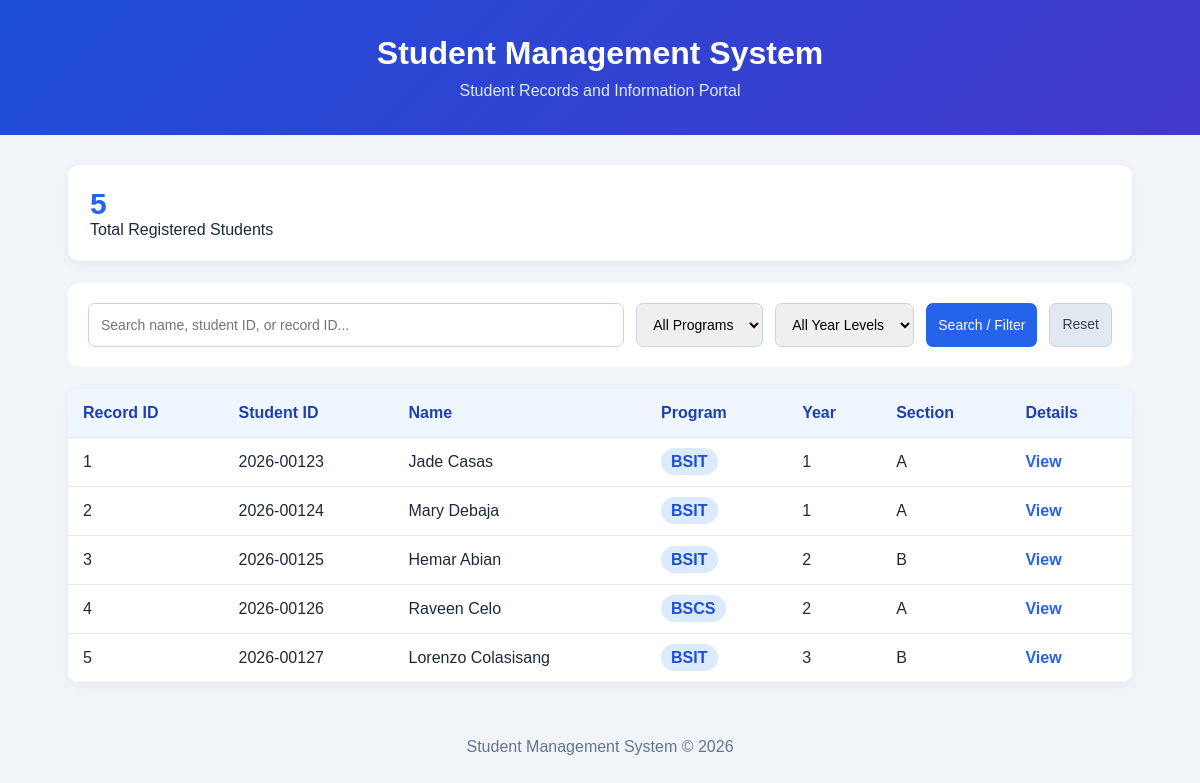
The page / on the database its author committed.
### tables this page shows
CREATE TABLE students (
            id INTEGER PRIMARY KEY AUTOINCREMENT,
            student_id TEXT NOT NULL,
            name TEXT NOT NULL,
            program TEXT NOT NULL,
            year INTEGER NOT NULL,
            section TEXT NOT NULL
        );

### app.py (the view, shortened to what this page needs)
@app.route("/")
def home():
    search = request.args.get("search", "").strip()
    program = request.args.get("program", "").strip()
    year = request.args.get("year", "").strip()
    query = "SELECT * FROM students WHERE 1=1"
    params = []
    if program:
        query += " AND program = ?"
        params.append(program)
    if year in ("1", "2", "3", "4"):
        query += " AND year = ?"
        params.append(int(year))
    query += " ORDER BY id ASC"
    conn = get_db_connection()
    students = conn.execute(query, params).fetchall()
    total = conn.execute(
        "SELECT COUNT(*) FROM students"
    ).fetchone()[0]
    conn.close()
    return render_template(
        "index.html",
        students=students,
        search=search,
        selected_program=program,
        selected_year=year,
        total=total
    )

### app.py (called while the page is built)
def get_db_connection():
    conn = sqlite3.connect(DATABASE)
    conn.row_factory = sqlite3.Row
    return conn

### templates/index.html (shortened to what this page needs)
<!DOCTYPE html>
<html lang="en">
<head>
</head>
<body>
    <header>
        <h1>Student Management System</h1>
        <p>Student Records and Information Portal</p>
    </header>
    <main>
        <section class="summary">
            <strong>{{ total }}</strong>
            <span>Total Registered Students</span>
        </section>
        <form class="filters" method="GET" action="/">
            <input
                type="text"
                name="search"
                placeholder="Search name, student ID, or record ID..."
                value="{{ search }}"
            >
            <select name="program">
                <option value="">All Programs</option>
            </select>
            <select name="year">
                <option value="">All Year Levels</option>
            </select>
            <button type="submit">Search / Filter</button>
            <a class="reset" href="/">Reset</a>
        </form>
        <div class="table-wrap">
            {% if students %}
            <table>
                <thead>
                    <tr>
                        <th>Record ID</th>
                        <th>Student ID</th>
                        <th>Name</th>
                        <th>Program</th>
                        <th>Year</th>
                        <th>Section</th>
                        <th>Details</th>
                    </tr>
                </thead>
                <tbody>
                    {% for student in students %}
                    <tr>
                        <td>{{ student.id }}</td>
                        <td>{{ student.student_id }}</td>
                        <td>{{ student.name }}</td>
                        <td><span class="badge">{{ student.program }}</span></td>
                        <td>{{ student.year }}</td>
                        <td>{{ student.section }}</td>
                        <td>
                            <a class="view"
                               href="/students/{{ student.id }}">
                               View
                            </a>
                        </td>
                    </tr>
                    {% endfor %}
                </tbody>
            </table>
            {% else %}
            <div class="empty">
                <h3>No students found</h3>
                <p>Try another search or reset the filters.</p>
            </div>
            {% endif %}
        </div>
    </main>
    <footer>
        Student Management System &copy; 2026
    </footer>
</body>
</html>

### templates/index.html (style rules this page uses)
* { box-sizing: border-box; }
body { margin: 0; font-family: Arial, sans-serif; background: #f1f5f9; color: #1e293b; }
header { background: linear-gradient(135deg, #1d4ed8, #4338ca); color: white; padding: 35px 20px; text-align: center; }
header h1 { margin: 0 0 10px; }
header p { margin: 0; color: #dbeafe; }
main { max-width: 1100px; margin: 30px auto; padding: 0 18px; }
.summary { background: white; padding: 22px; border-radius: 12px; margin-bottom: 22px; box-shadow: 0 3px 12px #0000000d; }
.summary strong { font-size: 30px; color: #2563eb; display: block; }
.filters { display: flex; flex-wrap: wrap; gap: 12px; background: white; padding: 20px; border-radius: 12px; margin-bottom: 22px; }
input, select, button, .reset { padding: 12px; border-radius: 7px; border: 1px solid #cbd5e1; font-size: 14px; }
input { flex: 1; min-width: 180px; }
button { background: #2563eb; color: white; border: none; cursor: pointer; }
.reset { text-decoration: none; color: #334155; background: #e2e8f0; }
.table-wrap { overflow-x: auto; background: white; border-radius: 12px; box-shadow: 0 3px 12px #0000000d; }
table { width: 100%; border-collapse: collapse; min-width: 650px; }
th, td { padding: 15px; text-align: left; border-bottom: 1px solid #e2e8f0; }
th { background: #eff6ff; color: #1e40af; }
.badge { background: #dbeafe; color: #1d4ed8; padding: 5px 10px; border-radius: 20px; font-weight: bold; }
.view { color: #2563eb; text-decoration: none; font-weight: bold; }
footer { text-align: center; padding: 25px; color: #64748b; }

### rows shown on the page
students: id "1", student_id "2026-00123", name "Jade Casas", program "BSIT", year "1", section "A"
students: id "2", student_id "2026-00124", name "Mary Debaja", program "BSIT", year "1", section "A"
students: id "3", student_id "2026-00125", name "Hemar Abian", program "BSIT", year "2", section "B"
students: id "4", student_id "2026-00126", name "Raveen Celo", program "BSCS", year "2", section "A"
students: id "5", student_id "2026-00127", name "Lorenzo Colasisang", program "BSIT", year "3", section "B"

### other values the page prints
{{ total }} "5"
